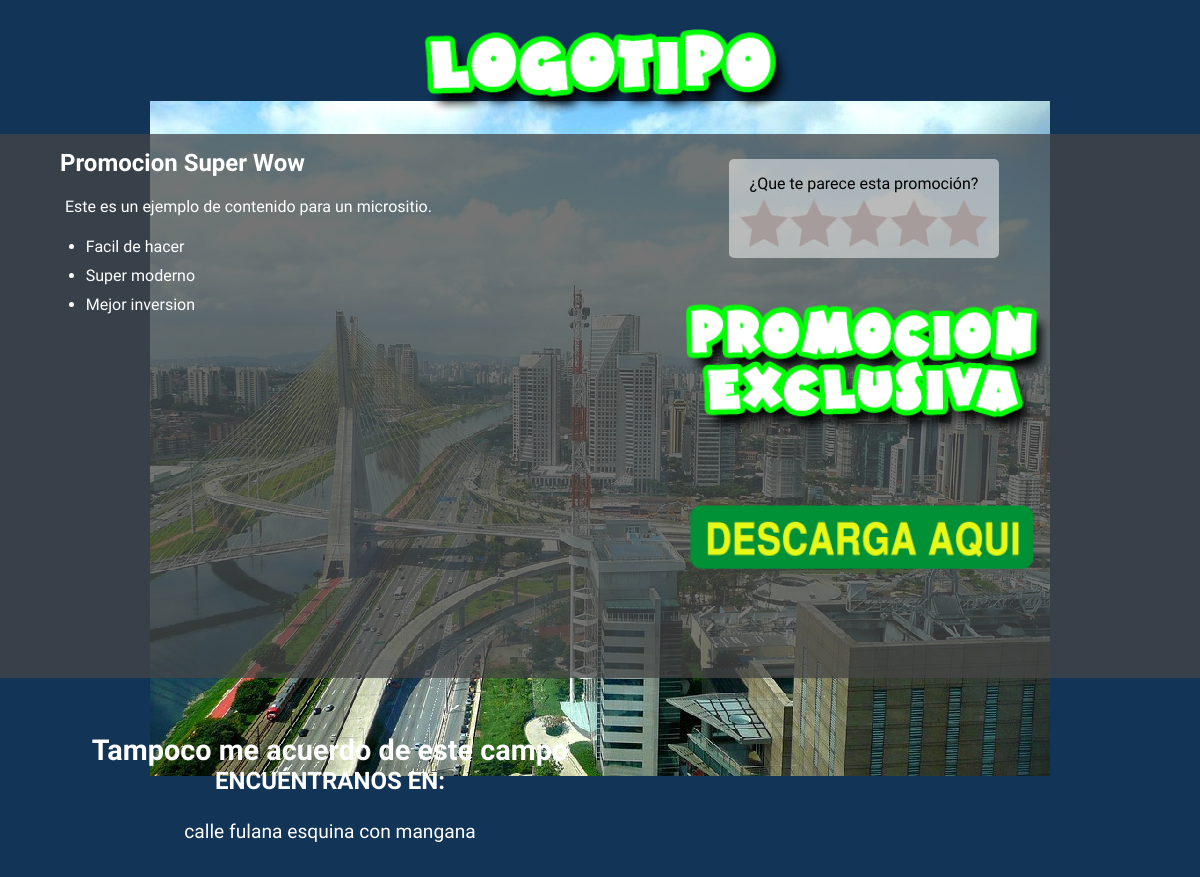
The app's page /businesses/Pruebaaurora/index.php with its own data.
### tables this page shows
CREATE TABLE IF NOT EXISTS `businesses` (
  `id` int(11) NOT NULL AUTO_INCREMENT,
  `type` varchar(15) NOT NULL,
  `creation_date` varchar(15) NOT NULL,
  `business_name` varchar(50) NOT NULL,
  `logo` varchar(25) NOT NULL,
  `content_title` varchar(50) NOT NULL,
  `content` text NOT NULL,
  `feature_one` varchar(100) NOT NULL,
  `feature_two` varchar(100) NOT NULL,
  `feature_three` varchar(100) NOT NULL,
  `coupon_image` varchar(25) NOT NULL,
  `precoupon_image` varchar(25) NOT NULL,
  `business_legend` varchar(150) NOT NULL,
  `contact_legend` text NOT NULL,
  `contact_address` text NOT NULL,
  `map` text NOT NULL,
  `font_link` text NOT NULL,
  `font_family` varchar(50) NOT NULL,
  `form` text NOT NULL,
  `m_tag_enable` tinyint(1) NOT NULL,
  `pixel` text NOT NULL,
  `pixel_tag_enable` tinyint(1) NOT NULL,
  `background_color` varchar(10) NOT NULL,
  `background_image` varchar(25) NOT NULL,
  `content_color` varchar(10) NOT NULL,
  `text_content_color` varchar(10) NOT NULL,
  `text_address_color` varchar(10) NOT NULL,
  `form_title` varchar(50) NOT NULL,
  `form_color` varchar(10) NOT NULL,
  `form_button_color` varchar(10) NOT NULL,
  `data_base` varchar(30) NOT NULL,
  `coupon_prefix` int(11) NOT NULL,
  `coupons_total` int(11) NOT NULL,
  `coupons_generated` int(11) NOT NULL,
  `coupons_available` int(11) NOT NULL,
  `contact_email` varchar(50) NOT NULL,
  `enabled` tinyint(1) NOT NULL,
  `listID` varchar(50) NOT NULL,
  KEY `id` (`id`)
);

### businesses/Pruebaaurora/include/mobile_detect.php (called while the page is built, shortened)
<?php
class Mobile_Detect
{
    protected $userAgent = null;
    protected $httpHeaders = array();
    protected $detectionType = self::DETECTION_TYPE_MOBILE;
    protected static $mobileHeaders = array(
            'HTTP_ACCEPT'                  => array('matches' => array(
                                                                        'application/x-obml2d',
                                                                        'application/vnd.rim.html',
                                                                        'text/vnd.wap.wml',
                                                                        'application/vnd.wap.xhtml+xml'
                                            )),
            'HTTP_X_WAP_PROFILE'           => null,
            'HTTP_X_WAP_CLIENTID'          => null,
            'HTTP_WAP_CONNECTION'          => null,
            'HTTP_PROFILE'                 => null,
            'HTTP_X_OPERAMINI_PHONE_UA'    => null,
            'HTTP_X_NOKIA_GATEWAY_ID'      => null,
            'HTTP_X_ORANGE_ID'             => null,
            'HTTP_X_VODAFONE_3GPDPCONTEXT' => null,
            'HTTP_X_HUAWEI_USERID'         => null,
            'HTTP_UA_OS'                   => null,
            'HTTP_X_MOBILE_GATEWAY'        => null,
            'HTTP_X_ATT_DEVICEID'          => null,
            'HTTP_UA_CPU'                  => array('matches' => array('ARM')),
    );
    protected static $operatingSystems = array(
        'AndroidOS'         => 'Android',
        'BlackBerryOS'      => 'blackberry|\bBB10\b|rim tablet os',
        'PalmOS'            => 'PalmOS|avantgo|blazer|elaine|hiptop|palm|plucker|xiino',
        'SymbianOS'         => 'Symbian|SymbOS|Series60|Series40|SYB-[0-9]+|\bS60\b',
        'WindowsMobileOS'   => 'Windows CE.*(PPC|Smartphone|Mobile|[0-9]{3}x[0-9]{3})|Window Mobile|Windows Phone [0-9.]+|WCE;',
        'WindowsPhoneOS'   => 'Windows Phone 8.0|Windows Phone OS|XBLWP7|ZuneWP7|Windows NT 6.[23]; ARM;',
        'iOS'               => '\biPhone.*Mobile|\biPod|\biPad',
        'MeeGoOS'           => 'MeeGo',
        'MaemoOS'           => 'Maemo',
        'JavaOS'            => 'J2ME/|\bMIDP\b|\bCLDC\b',
        'webOS'             => 'webOS|hpwOS',
        'badaOS'            => '\bBada\b',
        'BREWOS'            => 'BREW',
    );
    protected static $browsers = array(
        'Chrome'          => '\bCrMo\b|CriOS|Android.*Chrome/[.0-9]* (Mobile)?',
        'Dolfin'          => '\bDolfin\b',
        'Opera'           => 'Opera.*Mini|Opera.*Mobi|Android.*Opera|Mobile.*OPR/[0-9.]+|Coast/[0-9.]+',
        'Skyfire'         => 'Skyfire',
        'IE'              => 'IEMobile|MSIEMobile',
        'Firefox'         => 'fennec|firefox.*maemo|(Mobile|Tablet).*Firefox|Firefox.*Mobile',
        'Bolt'            => 'bolt',
        'TeaShark'        => 'teashark',
        'Blazer'          => 'Blazer',
        'Safari'          => 'Version.*Mobile.*Safari|Safari.*Mobile|MobileSafari',
        'Tizen'           => 'Tizen',
        'UCBrowser'       => 'UC.*Browser|UCWEB',
        'baiduboxapp'     => 'baiduboxapp',
        'baidubrowser'    => 'baidubrowser',
        'DiigoBrowser'    => 'DiigoBrowser',
        'Puffin'            => 'Puffin',
        'Mercury'          => '\bMercury\b',
        'ObigoBrowser' => 'Obigo',
        'NetFront' => 'NF-Browser',
        'GenericBrowser'  => 'NokiaBrowser|OviBrowser|OneBrowser|TwonkyBeamBrowser|SEMC.*Browser|FlyFlow|Minimo|NetFront|Novarra-Vision|MQQBrowser|MicroMessenger',
    );
    protected static $uaHttpHeaders = array(
        'HTTP_USER_AGENT',
        'HTTP_X_OPERAMINI_PHONE_UA',
        'HTTP_X_DEVICE_USER_AGENT',
        'HTTP_X_ORIGINAL_USER_AGENT',
        'HTTP_X_SKYFIRE_PHONE',
        'HTTP_X_BOLT_PHONE_UA',
        'HTTP_DEVICE_STOCK_UA',
        'HTTP_X_UCBROWSER_DEVICE_UA'
    );
    public function setHttpHeaders($httpHeaders = null)
    {
        if (!is_array($httpHeaders) || !count($httpHeaders)) {
            $httpHeaders = $_SERVER;
        }
        $this->httpHeaders = array();
        foreach ($httpHeaders as $key => $value) {
            if (substr($key, 0, 5) === 'HTTP_') {
                $this->httpHeaders[$key] = $value;
            }
        }
    }
    public function getMobileHeaders()
    {
        return self::$mobileHeaders;
    }
    public function getUaHttpHeaders()
    {
        return self::$uaHttpHeaders;
    }
    public function setUserAgent($userAgent = null)
    {
        if (false === empty($userAgent)) {
            return $this->userAgent = $userAgent;
        } else {
            $this->userAgent = null;
            foreach ($this->getUaHttpHeaders() as $altHeader) {
                if (false === empty($this->httpHeaders[$altHeader])) {
                    $this->userAgent .= $this->httpHeaders[$altHeader] . " ";
                }
            }
            return $this->userAgent = (!empty($this->userAgent) ? trim($this->userAgent) : null);
        }
    }
    public function setDetectionType($type = null)
    {
        $this->detectionType = $type;
    }
    public static function getMobileDetectionRules()
    {
        static $rules;
        if (!$rules) {
            $rules = array_merge(
                self::$phoneDevices,
                self::$tabletDevices,
                self::$operatingSystems,
                self::$browsers
            );
        }
        return $rules;
    }
    public function getRules()
    {
        if ($this->detectionType == self::DETECTION_TYPE_EXTENDED) {
            return self::getMobileDetectionRulesExtended();
        } else {
            return self::getMobileDetectionRules();
        }
    }
    public function checkHttpHeadersForMobile()
    {
        foreach ($this->getMobileHeaders() as $mobileHeader => $matchType) {
            if (isset($this->httpHeaders[$mobileHeader])) {
                if (is_array($matchType['matches'])) {
                    return false;
                } else {
                    return true;
                }
            }
        }
        return false;
    }
    protected function matchDetectionRulesAgainstUA($userAgent = null)
    {
        return false;
    }
    public function isMobile($userAgent = null, $httpHeaders = null)
    {
        if ($this->checkHttpHeadersForMobile()) {
            return true;
        } else {
            return $this->matchDetectionRulesAgainstUA();
        }
    }
    public function match($regex, $userAgent = null)
    {
        $match = (bool) preg_match(sprintf('#%s#is', $regex), (false === empty($userAgent) ? $userAgent : $this->userAgent), $matches);
        return $match;
    }
}

### businesses/Pruebaaurora/index.php (the view, shortened to what this page needs)
<?php
	include_once("include/connections.php");
	include_once("include/mobile_detect.php");
	$idR = mt_rand(10000, 99999);
	$result = mysqli_query($connection,"SELECT * FROM businesses WHERE id = " . DB_ID);
	while($row = mysqli_fetch_array($result)) {
		$detect = new Mobile_Detect;
		if(!$detect->isMobile())
			{
				$device = "normal";
			}
?>
<!DOCTYPE html>
<html>
	<head>
		<link rel="stylesheet" type="text/css" href="styles.css">
		<?php
			if($row['background_color'] != "") {
				$style = "background-color: #" . $row['background_color'] . "; ";
			}
			if($device != "mobile"){
				if($row['background_image'] != "") {
					$style .= "background-image: url('" . $row['background_image'] . "'); ";
				}
			}
			if($row['font_family'] != "") {
				$style .= $row['font_family'];
				$style_placeholder = $row['font_family'];
			} else {
				$style .= "font-family: Arial, Helvetica, sans-serif;";
				$style_placeholder = "font-family: Arial, Helvetica, sans-serif;";
			}
		?>
	</head>
	<body style = "<?php echo $style; ?>" <?php if($row['type'] == 'Simple'){ ?> onload = "test(<?php echo $idR; ?>, '<?php echo $device; ?>')" <?php } ?>>
		<header class = "logo-image">
			<img src = "<?php echo $row['logo']; ?>" />
		</header>
		<?php
			if($row['content_color'] != "") {
				if($device != "mobile"){
					$color = $row['content_color'];
					$hex = array( $color[0] . $color[1], $color[2] . $color[3], $color[4] . $color[5] );
					$rgb =  array_map('hexdec', $hex);
					$content_color = 'rgba('.implode(",",$rgb).',0.75)';
				} else {
					$content_color = '#'. $row['content_color'];
				}
			}
		?>
		<div class = "content" <?php if($row['content_color'] != "") { echo "style = \"background-color: " . $content_color . "\""; } ?>>
			<div class = "description" <?php if($row['text_content_color'] != "") { echo "style = \"color: #" . $row['text_content_color'] . "\"";  } ?>>
				<h2><?php echo $row['content_title']; ?></h2>
				<?php echo $row['content']; ?>
				<?php
					if(($row['feature_one'] != "") || ($row['feature_two'] != "") || ($row['feature_three'] != ""))
					{
					?>
						<ul>
							<?php if($row['feature_one'] != ""){ ?>
								<li><?php echo $row['feature_one']; ?></li>
							<?php } ?>
							<?php if($row['feature_two'] != ""){ ?>
								<li><?php echo $row['feature_two']; ?></li>
							<?php } ?>
							<?php if($row['feature_three'] != ""){ ?>
								<li><?php echo $row['feature_three']; ?></li>
							<?php } ?>
						</ul>
					<?php
					}
				?>
			</div>
				<?php
			if($row['type'] == 'Simple'){
				if($row['coupons_generated'] != $row['coupons_total']){
				?>
				<div class = "coupon">
					<div class = "alternateStarSystem">
						<div class = "front">
							<p style = "margin: 5px;" <?php if($row['text_content_color'] != "") { echo "style = \"color: #" . $row['text_content_color'] . "\"";  } ?>>&iquest;Que te parece esta promoci&oacute;n?</p>
							<div class = "starBox">
								<div class = "star"></div>
								<div class = "star"></div>
								<div class = "star"></div>
								<div class = "star"></div>
								<div class = "star"></div>
							</div>
						</div>
					</div>
						<a href = "coupon.php?device=<?php echo $device; ?>&idR=<?php echo $idR; ?>" onclick = "return clicks();"><img class = "imgCoupon" src = "<?php echo $row['coupon_image']; ?>"></a>
				</div>
				<?php
				} else if($row['coupons_generated'] == $row['coupons_total']){
					?>
					<div class = "coupon">
						No hay cupones disponibles.
					</div>
					<?php
				}
			} else if($row['type'] == 'Medio'){
				?>
				<div class = "form">
					<?php
						if(!isset($_POST['enviar'])){
						?>
							<form class = "business-form" <?php if($row['form_color'] != "") { echo "style = \"background-color: #" . $row['form_color'] . "\"";  } ?> action="index.php" method="post" name="business-form" accept-charset="UTF-8">
								<?php echo "<div style = 'font-size: 18px'>" . $row['form_title'] . "</div>"; ?>
								<input class = "business-input" style = "<?php echo $style_placeholder; ?>" type = "text" name = "nombre" placeholder = "Nombre*" />
								<input class = "business-input" style = "<?php echo $style_placeholder; ?>" type = "text" name = "telefono" placeholder = "Telefono*" />
								<input class = "business-input" style = "<?php echo $style_placeholder; ?>" type = "text" name = "correo" placeholder = "Correo Electronico*" />
								<input class = "business-input" style = "<?php echo $style_placeholder; ?>" type = "text" name = "correo2" placeholder = "Conforma tu correo Electronico*" />
								<textarea class = "business-message" style = "<?php echo $style_placeholder; ?>" name = "mensaje" placeholder = "Mensaje"></textarea>
								<?php
									$button_style = $style_placeholder . " ";
									if($row['form_button_color'] != "") {
										$button_style .= "background-color: #" . $row['form_button_color'] . "; color: #" . $row['form_color'];
									}
								?>
								<input class = "business-button" style = "<?php echo $button_style; ?>" type = "submit" name = "enviar" value = "ENVIAR" onclick = "return validate();" />
							</form>
						<?php
						}
						else if(isset($_POST['enviar'])){
							include_once('../../PHPMailer/class.phpmailer.php');
							$body = $_POST['mensaje'];
							$email = new PHPMailer();
							$email->From      = $_POST['correo'];;
							$email->FromName  = $_POST['nombre'];
							$email->Subject   = 'Solicitud de Información (Desde Click-MX)';
							$email->Body      = $body;
							$email->IsHTML(true);
							$email->CharSet = 'UTF-8';
							$email->AddAddress($row['contact_email']);
							$email->AddCC('contacto@click-mx.com');
							date_default_timezone_set("America/Tijuana");
							$today_date = date("m-d-Y");
							$nombre = $_POST['nombre'];
							$telefono = $_POST['telefono'];
							$correo = $_POST['correo'];
							$mensaje = $_POST['mensaje'];
							$fecha = $today_date;
							mysqli_query($connection,"INSERT INTO " . DB_TABLE . " (nombre, telefono, correo, mensaje, fecha) VALUES ('{$nombre}', '{$telefono}', '{$correo}', '{$mensaje}', '{$fecha}')");
							if($email->Send()){
								?>
								<p>
									Sus datos ya fueron enviados.
								</p>
								<?php
							} else {
								?>
								<p>
									Ocurrio un error. Intente de nuevo.
								</p>
								<?php
							}
						}
						?>
				</div>
			<?php
			}
			?>
		</div>
		<footer>
			<div class = "contact-information" <?php if($row['text_address_color'] != "") { echo "style = \"color: #" . $row['text_address_color'] . "\"";  } ?>>
				<h2><?php echo $row['contact_legend']; ?></h2>
				<h2 <?php if($row['text_address_color'] != "") { echo "style = \"color: #" . $row['text_address_color'] . "\"";  } ?>>ENCU&Eacute;NTRANOS EN:</h2>
				<?php echo $row['contact_address']; ?>
			</div>
			<div class = "map">
				<?php echo $row['map']; ?>
			</div>
		</footer>
			<?php
			}?>
	</body>
</html>

### records on screen
businesses: logo (picture), content_title "Promocion Super Wow", content "Este es un ejemplo de contenido para un micrositio.", feature_one "Facil de hacer", feature_two "Super moderno", feature_three "Mejor inversion", coupon_image (picture), contact_legend "Tampoco me acuerdo de este campo", contact_address "calle fulana esquina con mangana"
